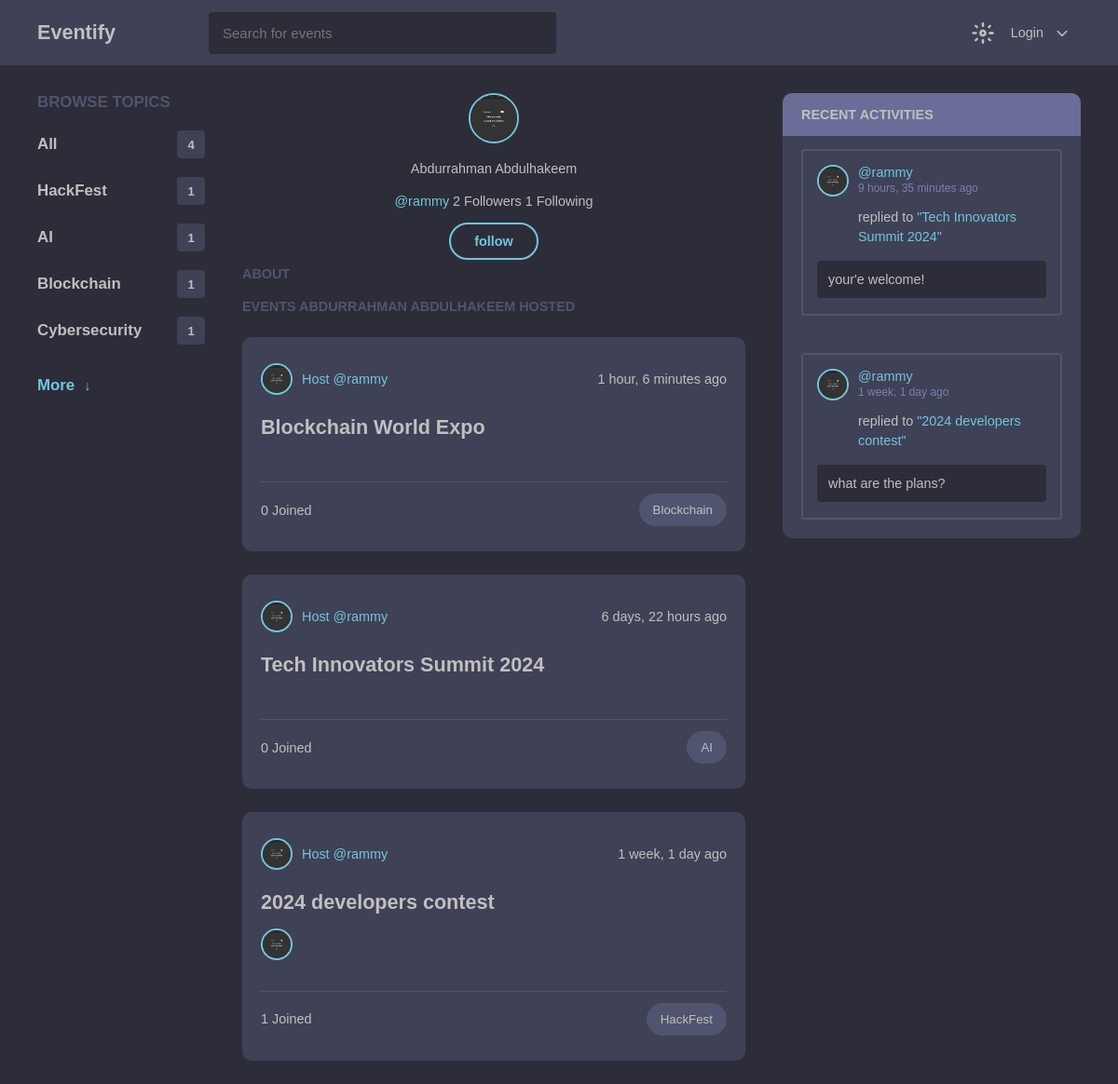
/profile/rammy/2/, run on the app's committed database.
### event/models.py (models this page shows, shortened)
class Topic(models.Model):
    name = models.CharField(max_length=200)

class User(AbstractUser):
    username = models.CharField(max_length=200, unique=True)
    full_name = models.CharField(max_length=200)
    email = models.EmailField(unique=True)
    bio = models.TextField(null=True, blank=True)
    image = models.FileField(null=True, default="empty_logo.png")
    followers = models.ManyToManyField('self', symmetrical=False, blank=True)
    following = models.ManyToManyField('self', related_name='user_following', symmetrical=False, blank=True)
    USERNAME_FIELD = 'email'
    REQUIRED_FIELDS = []
    def __str__(self):
        return self.username or self.full_name.split()[0]
    def get_absolute_url(self):
        return reverse('profile', kwargs={'username': self.username, 'id': self.id})

class Event(models.Model):
    user = models.ForeignKey(User, on_delete=models.CASCADE)
    topic = models.ForeignKey(Topic, on_delete=models.CASCADE)
    name = models.CharField(max_length=200)
    description = models.TextField(blank=True, null=True)
    members = models.ManyToManyField(User, related_name='members', blank=True)
    created = models.DateTimeField(auto_now_add=True)
    updated = models.DateTimeField(auto_now=True)
    class Meta:
        ordering = ['-updated', '-created']
    def get_absolute_url(self):
        return reverse('event-detail', kwargs={'id': self.id})
    def __str__(self):
        return self.name

class Message(models.Model):
    user = models.ForeignKey(User, on_delete=models.CASCADE)
    event = models.ForeignKey(Event, on_delete=models.CASCADE)
    body = models.TextField(null=True, blank=True)
    created = models.DateTimeField(auto_now_add=True)
    updated = models.DateTimeField(auto_now=True)
    class Meta:
        ordering = ['-created']

### event/views.py (the view)
# urls.py: path('profile/<str:username>/<int:id>/', profile, name='profile'),
def profile(request, id, *args, **kwargs):
    user = User.objects.get(id=id)
    topics = Topic.objects.all().annotate(event_count=Count('event')).order_by('-event_count')[:5]
    msgs = user.message_set.all()[:7]
    events = user.event_set.all()
    context = {
        "events": events,
        "msgs": msgs,
        "topics": topics,
        "user": user
    }
    return render(request, 'event/profile.html', context)

### event/templates/event/profile.html (shortened to what this page needs)
{% extends "base.html" %}
{% block content %}
    <main class="grid__container">
      <div class="container grid__box">
        <section class="browse__events">
          {% include "event/topics_component.html" %}
          <span class="flex event justify__start">
            <h3><a href="" class="p__link">More</a></h3>
            <p><a href="" class="p__link">&DownArrow;</a></p>
          </span>
        </section>
        <section class="events__section">
          <div class="flex align__up center">
            <div>
              <img src="http://127.0.0.1:8000/media/{{user.image}}" class="md" alt="" />
              <p>{{user.full_name}}</p>
              <p><span class="p__link">@{{user.username}}</span> {{ user.followers.count }} Followers  {{ user.following.count }} Following</p>
              {% if request.user != user %}
              {% if request.user in user.followers.all %}
              <div class="mt">
                <a href="{% url 'unfollow-user' user.id %}" class="btn-secondary two mt">following</a>
              </div>
              {% else %}
              <div class="mt">
                <a href="{% url 'follow-user' user.id %}" class="btn-secondary two mt">follow</a>
              </div>
              {% endif %}
              {% endif %}
            </div>
          </div>
          <div class="about__content">
            <h4 class="topics__title">ABOUT</h4>
            {% if request.user != user %}
            <h4 class="topics__title">EVENTS {{user.full_name | upper }} HOSTED</h4>
            {% else %}
            <h4 class="topics__title">EVENTS YOU HOSTED</h4>
            {% endif %}
          </div>
         {% include "event/event_component.html" %}
        </section>
        {% if msgs %}
        <section class="activities">
          <div class="hosts">
            <h3>RECENT ACTIVITIES</h3>
            {% include "event/activities_component.html" %}
          </div>
        </section>
        {% endif %}
      </div>
    </main>
{% endblock %}

### event/templates/event/topics_component.html
 <h3 class="topics__title">BROWSE TOPICS</h3>
      <span class="flex event">
        <h3><a href="{% url 'home' %}">All</a></h3>
        <h3 class="event__number">{{ topics.count }}</h3>
      </span>
      {% for topic in topics %}
      <span class="flex event">
        <h3>
          <a href="{% url 'home' %}?q={{topic.name}}"> {{ topic.name}} </a>
        </h3>
        <h3 class="event__number">{{topic.event_count}}</h3>
      </span>
      {% endfor %}

### event/templates/event/event_component.html (shortened to what this page needs)
{% for event in events %}
<div class="event__card">
  <div>
    <span class="flex">
      <a href="{{ event.user.get_absolute_url }}" class="flex justify__start">
        <img
          class="sm"
          src="http://127.0.0.1:8000/media/{{event.user.image}}"
          alt=""
        />
        <p class="p__link">Host @{{event.user}}</p>
      </a>
      <div class="flex justify__start">
        <span>{{event.created | timesince }} ago</span>
      </div>
    </span>
  </div>
  <div class="title__section">
    <h2 class="event__title">
      <a href="{{ event.get_absolute_url }}"> {{ event.name}} </a>
    </h2>
    <span class="gap">
      {% for member in event.members.all|slice:":5" %}
      <a href="{% url 'profile' member.username member.id %}"><img class="sm" src="http://127.0.0.1:8000/media/{{member.image}}" alt="" /></a>
      {% endfor %}
    </span>
  </div>
  <div class="flex info">
    <p>{{ event.members.count }} Joined</p>
    <button class="btn-secondary">{{ event.topic.name}}</button>
  </div>
</div>
{% endfor %}

### event/templates/event/activities_component.html (shortened to what this page needs)
{% for msg in msgs %}
<div class="content__container">
  <div class="flex justify__start align__up host__content">
    <img
      class="sm"
      src="http://127.0.0.1:8000/media/{{msg.user.image}}"
      alt=""
    />
    <span>
      <a href="{{msg.user.get_absolute_url}}" class="p__link"> @{{msg.user}} </a><br />
      <small class="light__color"
        >{{msg.created | timesince }} ago</small
      >
      <p>
        replied to
        <a href="{% url 'event-detail' msg.event.id %}" class="p__link">
          "{{msg.event}}"</a
        >
      </p>
    </span>
  </div>
  <div class="detail">{{msg.body | truncatechars:50}}</div>
</div>
{% endfor %}

### static/css/style.css (style rules this page uses)
body.dark-mode { --primary-color: #2d2d39; --secondary-color: #3f4156; --button-color: #71c6dd; --text-color: #c0c0c0; --border-color: #51546e; --btn-text: #333; --other-color: #50c878; }
body { background-color: var(--primary-color); font-family: Arial, Helvetica, sans-serif; padding: 0; margin: 0; box-sizing: border-box; color: var(--text-color); }
html { scroll-behavior: smooth; font-size: 90%; }
h1, h2, h3 { margin: 0; }
a { text-decoration: none; color: var(--text-color); }
a:hover, .p__link { color: var(--button-color); }
p { line-height: 1.4em; color: var(--text-color); }
img, .sm { height: 30px; width: 30px; background-size: cover; border-radius: 50%; border: 2px solid var(--button-color); }
img.md { height: 50px; width: 50px; }
.container { max-width: 1200px; margin: auto; padding: 0px 40px; }
.flex { display: flex; justify-content: space-between; align-items: center; }
.btn-secondary { background-color: var(--border-color); color: var(--text-color); border: none; padding: 10px 15px; border-radius: 20px; cursor: pointer; }
.btn-secondary.two { background-color: transparent; color: var(--button-color); border: 2px solid var(--button-color); padding: 10px 25px; font-weight: 600; }
.info { margin-top: 5px; }
.flex.align__up { align-items: start; }
.flex.event { margin: 20px 0px; }
.justify__start { justify-content: start; gap: 10px; }
.center { justify-content: center; text-align: center; }
.browse__events .topics__title, .topics__title, .events__section .p__color { color: var(--border-color); }
.light__color, .inner__list a:hover { color: #7b7fac; }
.event__number { background-color: var(--secondary-color); height: 30px; width: 30px; border-radius: 4px; display: flex; align-items: center; justify-content: center; font-weight: 600; font-size: small; }
.grid__box { display: grid; grid-template-columns: 1fr 3fr 1fr; gap: 40px; }
.event__card { background-color: var(--secondary-color); padding: 20px; border-radius: 10px; margin: 25px 0px; }
.event__title { margin: 15px 0px; font-weight: 600; }
.title__section { padding-bottom: 30px; border-bottom: 1px solid var(--border-color); }
.gap a { margin-right: 3px; }
.hosts { background-color: var(--secondary-color); padding: 20px; border-radius: 10px; margin-bottom: 25px; position: relative; min-width: 280px; }
.hosts h3:first-child { background-color: #696d97; position: absolute; left: 0; right: 0; top: 0; padding: 15px 20px; font-size: 1em; border-radius: 10px 10px 0px 0px; }
.host__content { margin-top: 40px; font-size: 1em; }
.content__container { margin-top: 40px; border: 2px solid var(--border-color); padding: 15px; border-radius: 4px; }
.content__container .host__content { margin-top: 0; }
.hosts .detail { background-color: var(--primary-color); padding: 12px; border-radius: 4px; margin: 2px 0px; }
.mt { margin-top: 25px; }

### data on the page
Topic: name "HackFest", event_count "1"
Topic: name "AI", event_count "1"
Topic: name "Blockchain", event_count "1"
Topic: name "Cybersecurity", event_count "1"
User: image (picture), full_name "Abdurrahman Abdulhakeem", username "rammy", followers.count "2", following.count "1", full_name "ABDURRAHMAN ABDULHAKEEM"
Event: user.image (picture), user "rammy", created "1 hour, 6 minutes", name "Blockchain World Expo", members.count "0", topic.name "Blockchain"
Event: user.image (picture), user "rammy", created "6 days, 22 hours", name "Tech Innovators Summit 2024", members.count "0", topic.name "AI"
Event: user.image (picture), user "rammy", created "1 week, 1 day", name "2024 developers contest", members.count "1", topic.name "HackFest"
Message: user.image (picture), user "rammy", created "9 hours, 35 minutes", event "Tech Innovators Summit 2024", body "your'e welcome!"
Message: user.image (picture), user "rammy", created "1 week, 1 day", event "2024 developers contest", body "what are the plans?"

### other printed values
{{ topics.count }} "4"
